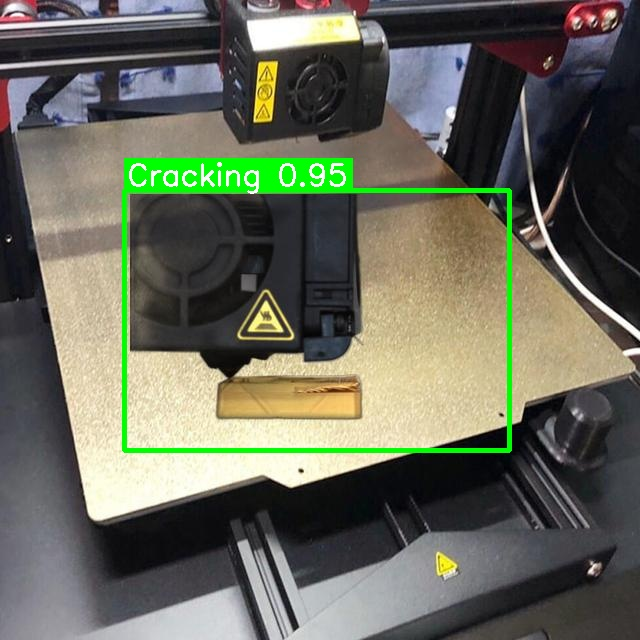
#> input picture runs/detect/real_world_test/synth_Cracking_23.jpg, 640 x 640 px, given as the content of the folder w/../../../runs/detect/real_world_test/synth_Cracking_23.jpg, which was not available
$ python _contact_sheets.py ../../../runs/detect/real_world_test/synth_Cracking_23.jpg
#> lines starting #> are read from the running program, lines starting #| are printed output that depends on the picture; pictures that were not available may be replaced by others from this repository, and a replacement may not be noted
"""One-off: tile raw scrape candidates into indexed contact sheets so a
human (or Claude) can triage 20 at a glance instead of opening files one by one.
Writes sheets + an index file mapping cell number -> original filename.
Usage: python _contact_sheets.py <target>   (e.g. warping, cracking)
Safe to delete after the v7 review."""
import sys
from pathlib import Path
from PIL import Image, ImageDraw, ImageFont

TARGET = sys.argv[1] if len(sys.argv) > 1 else "warping"
RAW = Path(f"../../scraped_raw/{TARGET}")
OUT = Path(f"../../scraped_raw/{TARGET}_sheets")
OUT.mkdir(exist_ok=True)

COLS, ROWS = 5, 4
CELL_W, CELL_H = 340, 260
LABEL_H = 22

imgs = sorted(p for p in RAW.iterdir() if p.suffix.lower() in {".jpg", ".jpeg", ".png", ".webp", ".bmp"})
print(f"{len(imgs)} candidates")

try:
    font = ImageFont.truetype("arial.ttf", 18)
except OSError:
    font = ImageFont.load_default()

index_lines = []
per_sheet = COLS * ROWS
for s in range(0, len(imgs), per_sheet):
    batch = imgs[s:s + per_sheet]
    sheet_no = s // per_sheet + 1
    sheet = Image.new("RGB", (COLS * CELL_W, ROWS * (CELL_H + LABEL_H)), "white")
#> sheet: PIL image 1700x1128 RGB; every value is 255
    draw = ImageDraw.Draw(sheet)
    for i, p in enumerate(batch):
        n = s + i + 1  # global 1-based cell number
        try:
            im = Image.open(p).convert("RGB")
#> im is the input picture: PIL image 640x640 RGB; mean R, G, B 104, 105.9, 91.7
            im.thumbnail((CELL_W - 4, CELL_H - 4))
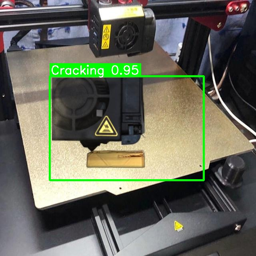
#> im: PIL image 256x256 RGB; mean R, G, B 104, 105.9, 91.8
        except Exception as e:
            print(f"  skip unreadable {p.name}: {e}")
            continue
        cx = (i % COLS) * CELL_W
        cy = (i // COLS) * (CELL_H + LABEL_H)
        sheet.paste(im, (cx + (CELL_W - im.width) // 2, cy + (CELL_H - im.height) // 2))
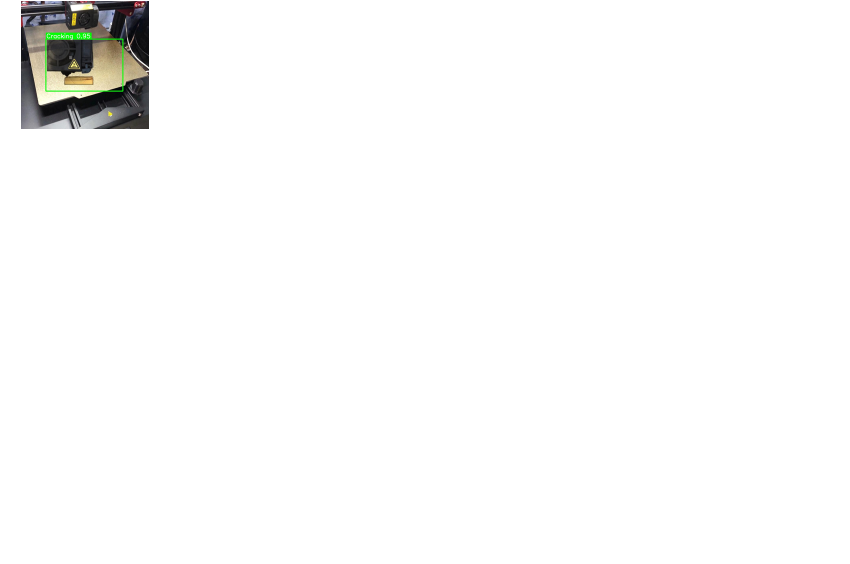
#> sheet: PIL image 1700x1128 RGB (shown at 1/2 size); mean R, G, B 249.8, 249.9, 249.4
        draw.rectangle([cx, cy + CELL_H, cx + CELL_W, cy + CELL_H + LABEL_H], fill="black")
        draw.text((cx + 6, cy + CELL_H + 2), f"#{n}", fill="yellow", font=font)
        index_lines.append(f"{n}\t{p.name}")
    sheet.save(OUT / f"sheet_{sheet_no:02d}.jpg", quality=85)
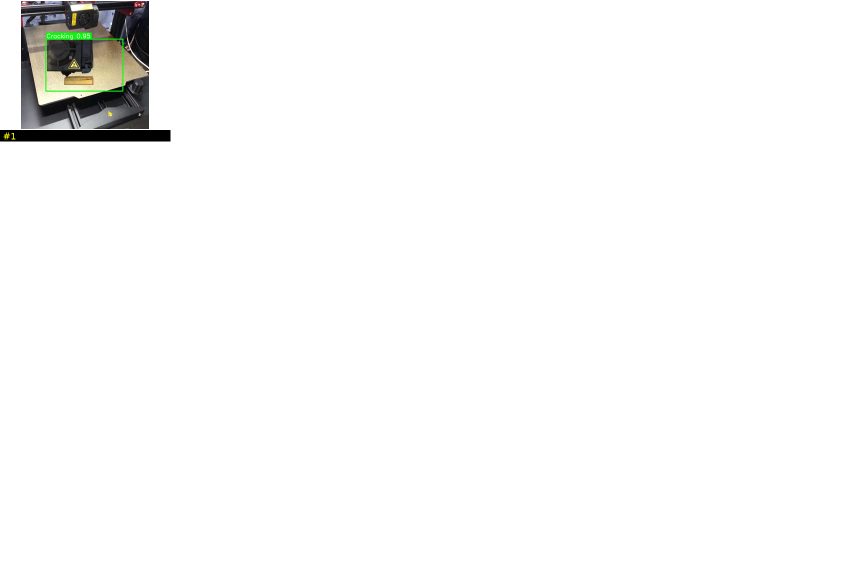
#> saved as sheet_01.jpg: PIL image 1700x1128 RGB (shown at 1/2 size); mean R, G, B 248.8, 248.9, 248.4
    print(f"  sheet_{sheet_no:02d}.jpg: cells {s+1}-{s+len(batch)}")

(OUT / "index.tsv").write_text("\n".join(index_lines), encoding="utf-8")
print(f"Done -> {OUT}")

$ run again, on runs/detect/real_world_test/s2.jpeg
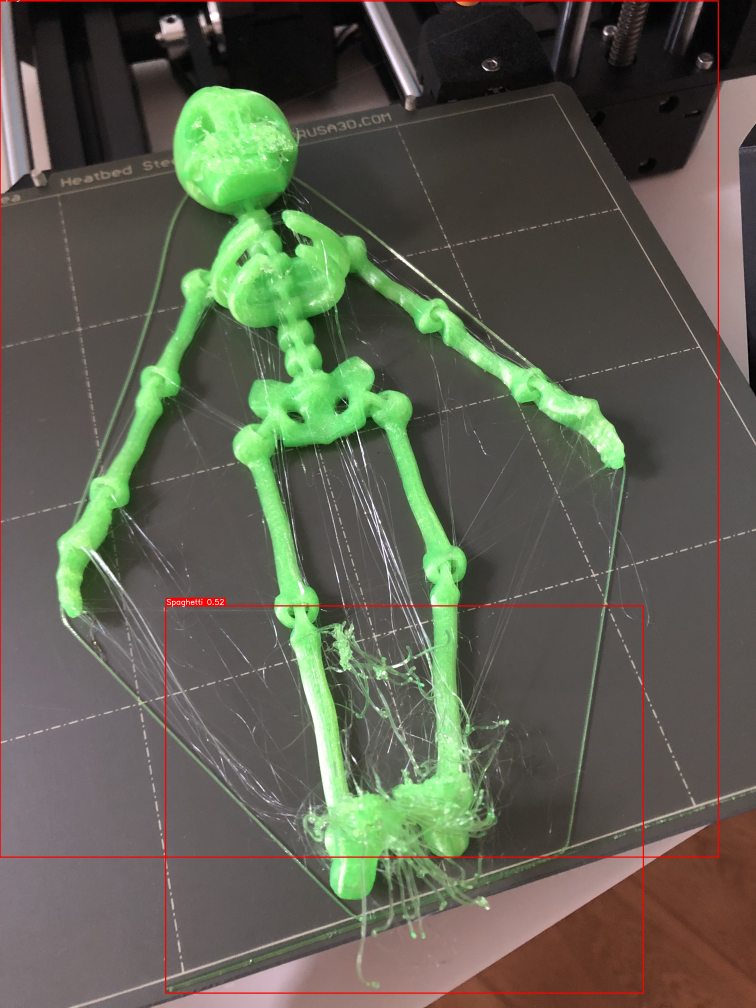
#> input picture runs/detect/real_world_test/s2.jpeg, 3024 x 4032 px, given as the content of the folder /../scraped_raw/../../../runs/detect/real_world_test/s2.jpeg, which was not available (shown at 1/4 size)
#> im is the input picture: PIL image 3024x4032 RGB; mean R, G, B 93.5, 95.5, 80.9
#> `im.thumbnail((CELL_W - 4, CELL_H - 4))`:
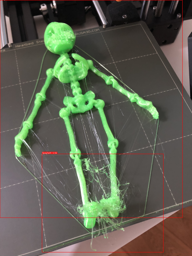
#> im: PIL image 192x256 RGB; mean R, G, B 93.4, 95.5, 80.9
#> `sheet.save(OUT / f"sheet_{sheet_no:02d}.jpg", quality=85)`:
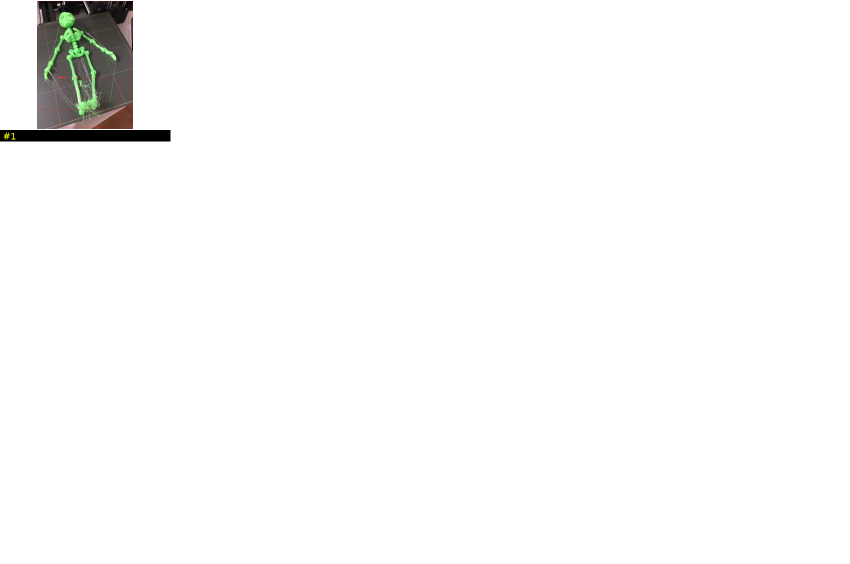
#> saved as sheet_01.jpg: PIL image 1700x1128 RGB (shown at 1/2 size); mean R, G, B 249.8, 249.9, 249.5

$ run again, on runs/detect/real_world_test/s3.png
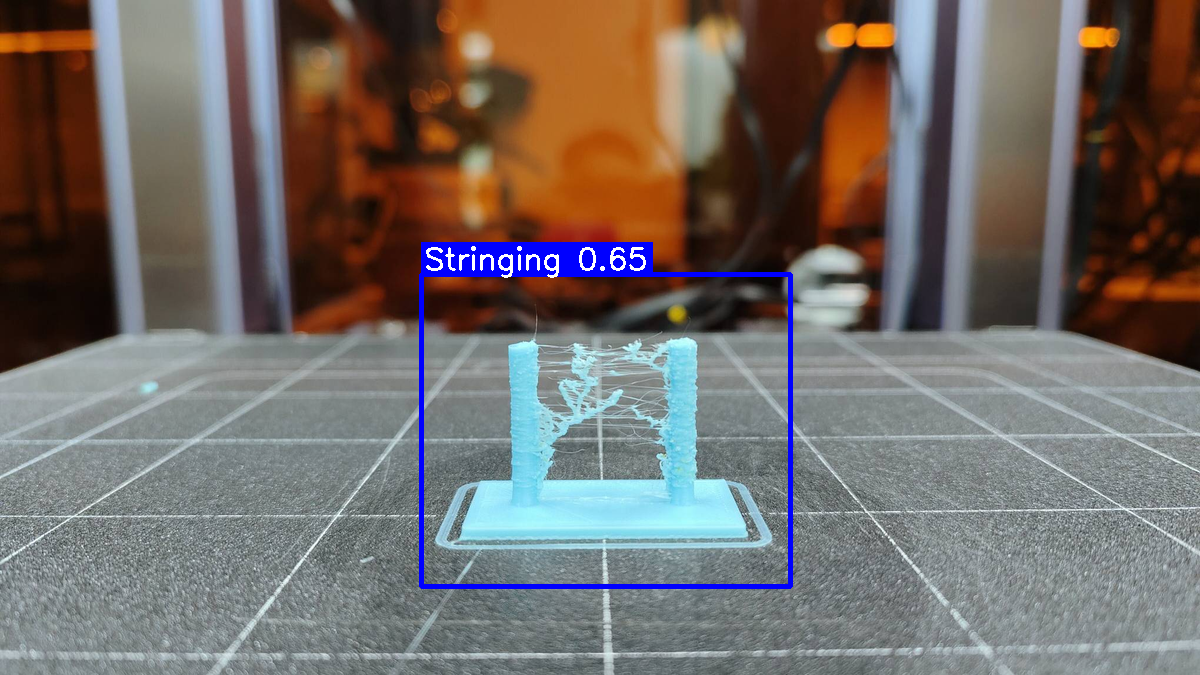
#> input picture runs/detect/real_world_test/s3.png, 1200 x 675 px, given as the content of the folder ./../scraped_raw/../../../runs/detect/real_world_test/s3.png, which was not available
#> im is the input picture: PIL image 1200x675 RGB; mean R, G, B 114.7, 107.4, 103.8
#> `im.thumbnail((CELL_W - 4, CELL_H - 4))`:
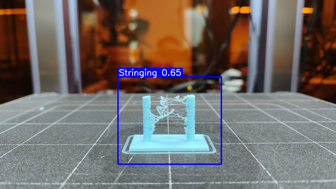
#> im: PIL image 336x189 RGB; mean R, G, B 114.7, 107.4, 103.8
#> `sheet.save(OUT / f"sheet_{sheet_no:02d}.jpg", quality=85)`:
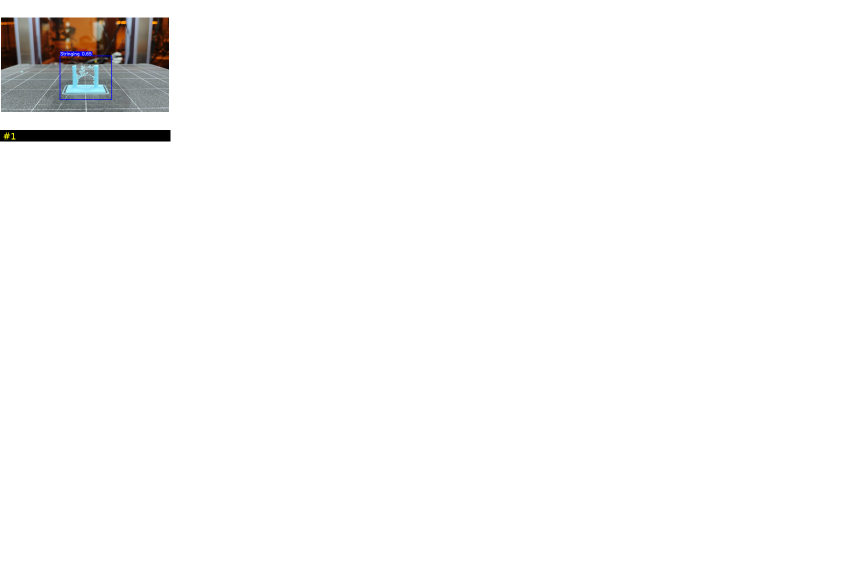
#> saved as sheet_01.jpg: PIL image 1700x1128 RGB (shown at 1/2 size); mean R, G, B 249.3, 249.1, 249
